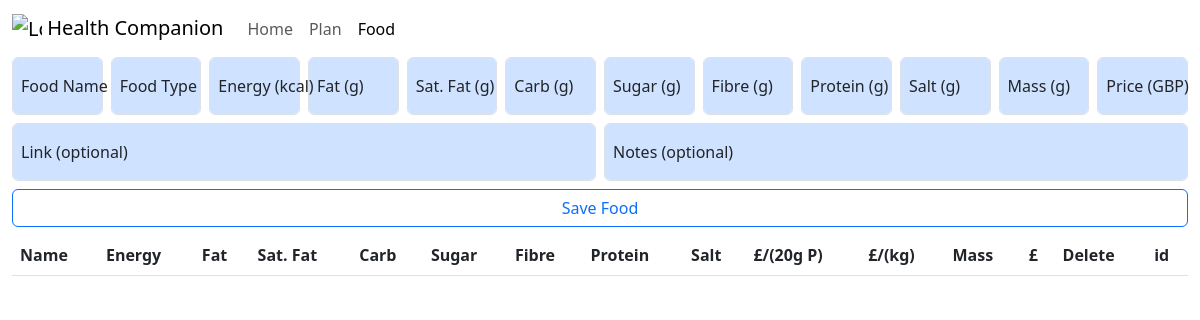
Before: /food with the older database file.
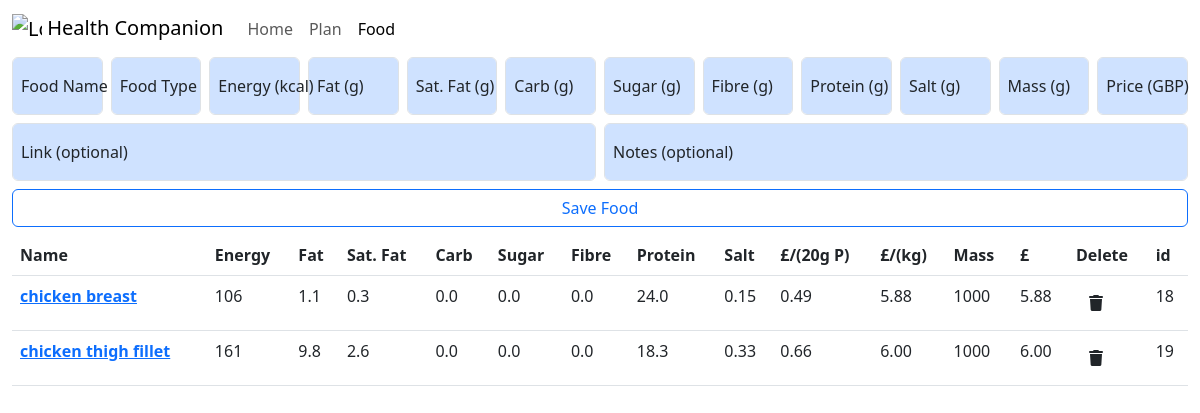
After: the same page with the newer database file.
### tables this page shows
CREATE TABLE foods (
    food_id INTEGER PRIMARY KEY AUTOINCREMENT NOT NULL,
    food_name TEXT NOT NULL,
    date_added DATETIME NOT NULL,
    type TEXT NOT NULL,
    energy NUMERIC NOT NULL,
    fat NUMERIC NOT NULL,
    saturated_fat NUMERIC NOT NULL,
    carbohydrates NUMERIC NOT NULL,
    sugar NUMERIC NOT NULL,
    fibre NUMERIC NOT NULL,
    protein NUMERIC NOT NULL,
    salt NUMERIC NOT NULL,
    mass NUMERIC NOT NULL,
    price NUMERIC NOT NULL,
    price_per_kg NUMERIC NOT NULL,
    price_per_20g_protein NUMERIC NOT NULL,
    link TEXT,
    notes TEXT);

### app.py (the view)
@app.route("/food", methods=["GET", "POST"])
def food():
    foods = get_db("""SELECT * FROM foods""")
    return render_template("food.html", foods=foods)

### app.py (called while the page is built)
def get_db(query, args=(), one=False):
    db = sqlite3.connect(DATABASE)
    cur = db.cursor()
    cur.row_factory = sqlite3.Row
    res = cur.execute(query, args).fetchall()
    db.commit()
    db.close()
    return (res[0] if res else None) if one else res

### templates/food.html (shortened to what this page needs)
{% extends "layout.html" %}
{% block activeFood %}active{% endblock %}
{% block activeFoodAria %}aria-current="page"{% endblock %}
{% block main %}
<form action="/savefood" method="post">
    <div class="container-fluid">
        <div class="row row-cols-xl-auto row-cols-lg-6 row-cols-md-4 row-cols-sm-3 row-cols-2 mb-2 g-2">
            <div class="form-floating col-xl-1">
                <input class="form-control bg-primary-subtle" autocomplete="off" id="foodNameInput" name="foodNameInput" aria-describedby="foodNameHelp" placeholder="Food Name" type="text" required>
                <label for="foodNameInput" class="form-label">Food Name</label>
            </div>
            <div class="form-floating col-xl-1">
                <input class="form-control bg-primary-subtle" autocomplete="off" id="foodTypeInput" name="foodTypeInput" aria-describedby="foodTypeHelp" placeholder="Food Type" type="text" required>
                <label for="foodTypeInput" class="form-label">Food Type</label>
            </div>
            <div class="form-floating col-xl-1">
                <input class="form-control bg-primary-subtle" autocomplete="off" id="foodEnergyInput" name="foodEnergyInput" aria-describedby="foodEnergyHelp" placeholder="Energy (kcal)" type="number" step="1" min="0" required>
                <label for="foodEnergyInput" class="form-label">Energy (kcal)</label>
            </div>
            <div class="form-floating col-xl-1">
                <input class="form-control bg-primary-subtle" autocomplete="off" id="foodFatInput" name="foodFatInput" aria-describedby="foodFatHelp" placeholder="Fat (g)" type="number" step="0.1" min="0" required>
                <label for="foodFatInput" class="form-label">Fat (g)</label>
            </div>
            <div class="form-floating col-xl-1">
                <input class="form-control bg-primary-subtle" autocomplete="off" id="foodSatFatInput" name="foodSatFatInput" aria-describedby="foodSatFatHelp" placeholder="Sat. Fat (g)" type="number" step="0.1" min="0" required>
                <label for="foodSatFatInput" class="form-label">Sat. Fat (g)</label>
            </div>
            <div class="form-floating col-xl-1">
                <input class="form-control bg-primary-subtle" autocomplete="off" id="foodCarbInput" name="foodCarbInput" aria-describedby="foodCarbHelp" placeholder="Carb (g)" type="number" step="0.1" min="0" required>
                <label for="foodCarbInput" class="form-label">Carb (g)</label>
            </div>
            <div class="form-floating col-xl-1">
                <input class="form-control bg-primary-subtle" autocomplete="off" id="foodSugarInput" name="foodSugarInput" aria-describedby="foodSugarHelp" placeholder="Sugar (g)" type="number" step="0.1" min="0" required>
                <label for="foodSugarInput" class="form-label">Sugar (g)</label>
            </div>
            <div class="form-floating col-xl-1">
                <input class="form-control bg-primary-subtle" autocomplete="off" id="foodFibreInput" name="foodFibreInput" aria-describedby="foodFibreHelp" placeholder="Fibre (g)" type="number" step="0.1" min="0" required>
                <label for="foodFibreInput" class="form-label">Fibre (g)</label>
            </div>
            <div class="form-floating col-xl-1">
                <input class="form-control bg-primary-subtle" autocomplete="off" id="foodProteinInput" name="foodProteinInput" aria-describedby="foodProteinHelp" placeholder="Protein (g)" type="number" step="0.1" min="0" required>
                <label for="foodProteinInput" class="form-label">Protein (g)</label>
            </div>
            <div class="form-floating col-xl-1">
                <input class="form-control bg-primary-subtle" autocomplete="off" id="foodSaltInput" name="foodSaltInput" aria-describedby="foodSaltHelp" placeholder="Salt (g)" type="number" step="0.01" min="0" required>
                <label for="foodSaltInput" class="form-label">Salt (g)</label>
            </div>
            <div class="form-floating col-xl-1">
                <input class="form-control bg-primary-subtle" autocomplete="off" id="foodMassInput" name="foodMassInput" aria-describedby="foodMassHelp" placeholder="Mass (g)" type="number" step="0.1" min="0" required>
                <label for="foodMassInput" class="form-label">Mass (g)</label>
            </div>
            <div class="form-floating col-xl-1">
                <input class="form-control bg-primary-subtle" autocomplete="off" id="foodPriceInput" name="foodPriceInput" aria-describedby="foodPriceHelp" placeholder="Price (GBP)" type="number" step="0.01" min="0" required>
                <label for="foodPriceInput" class="form-label">Price (GBP)</label>
            </div>
        </div>
        <div class="row row-cols-sm-2 mb-2 g-2">
            <div class="form-floating">
                <input class="form-control bg-primary-subtle" autocomplete="off" id="foodLinkInput" name="foodLinkInput" aria-describedby="foodLinkHelp" placeholder="Link" type="text">
                <label for="foodLinkInput" class="form-label">Link (optional)</label>
            </div>
            <div class="form-floating">
                <input class="form-control bg-primary-subtle" autocomplete="off" id="foodNotesInput" name="foodNotesInput" aria-describedby="foodNotesHelp" placeholder="Notes" type="text">
                <label for="foodNotesInput" class="form-label">Notes (optional)</label>
            </div>
        </div>
        <div class="row mb-2 mx-auto">
            <button type="submit" class="btn btn-outline-primary">Save Food</button>
        </div>
    </div>
</form>
<div class="container-fluid">
    <table class="table table-hover">
        <thead>
            <tr>
                <th scope="col">Name</th>
                <th scope="col">Energy</th>
                <th scope="col">Fat</th>
                <th scope="col">Sat. Fat</th>
                <th scope="col">Carb</th>
                <th scope="col">Sugar</th>
                <th scope="col">Fibre</th>
                <th scope="col">Protein</th>
                <th scope="col">Salt</th>
                <th scope="col">£/(20g P)</th>
                <th scope="col">£/(kg)</th>
                <th scope="col">Mass</th>
                <th scope="col">£</th>
                <th scope="col">Delete</th>
                <th scope="col">id</th>
            </tr>
        </thead>
        <tbody>
            {% for food in foods %}
                <tr {% if food.notes != "" %}data-bs-toggle="tooltip" data-bs-placement="bottom" data-bs-title="{{ food.notes }}"{% endif %}>
                    {% if food.link == "" %}
                        <th scope="row"><span>{{ food.food_name }}</span></th>
                    {% else %}
                        <th scope="row"><a href="{{ food.link }}" target="_blank">{{ food.food_name }}</a></th>
                    {% endif %}
                    <td>{{ "{:.0f}".format(food.energy) }}</td>
                    <td>{{ "{:.1f}".format(food.fat) }}</td>
                    <td>{{ "{:.1f}".format(food.saturated_fat) }}</td>
                    <td>{{ "{:.1f}".format(food.carbohydrates) }}</td>
                    <td>{{ "{:.1f}".format(food.sugar) }}</td>
                    <td>{{ "{:.1f}".format(food.fibre) }}</td>
                    <td>{{ "{:.1f}".format(food.protein) }}</td>
                    <td>{{ "{:.2f}".format(food.salt) }}</td>
                    <td>{{ "{:.2f}".format(food.price_per_20g_protein) }}</td>
                    <td>{{ "{:.2f}".format(food.price_per_kg) }}</td>
                    <td>{{ "{:.0f}".format(food.mass) }}</td>
                    <td>{{ "{:.2f}".format(food.price) }}</td>
                    <td>
                        <form action="/deletefood" method="post">
                            <button type="submit" class="btn">
                                <i class="fa-solid fa-trash"><input type="hidden" name="food_id" id="food_id" value="{{ food.food_id }}"></i>
                            </button>
                        </form>
                    </td>
                    <td>{{ food.food_id }}</td>
                </tr>
            {% endfor %}
        </tbody>
    </table>
</div>
{% endblock %}

### templates/layout.html (shortened to what this page needs)
<!DOCTYPE html>
<html lang="en">
    <head>
        <link href="https://cdn.jsdelivr.net/npm/bootstrap@5.3.0-alpha1/dist/css/bootstrap.min.css" rel="stylesheet">
    </head>
    <body>
        <nav class="navbar navbar-expand-lg">
            <div class="container-fluid">
                <a class="navbar-brand" href="/">
                    <img src="/static/favicon_io/favicon.ico" alt="Logo" width="30" height="30" class="d-inline-block align-text-top">
                    Health Companion
                </a>
                <div class="collapse navbar-collapse" id="mainNav">
                    <ul class="navbar-nav">
                        <li class="nav-item">
                            <a class="nav-link {% block activeHome %}{% endblock %}" {% block activeHomeAria %}{% endblock %} href="/">Home</a>
                        </li>
                        <li class="nav-item">
                            <a class="nav-link {% block activePlan %}{% endblock %}" {% block activePlanAria %}{% endblock %} href="/plan">Plan</a>
                        </li>
                        <li class="nav-item">
                            <a class="nav-link {% block activeFood %}{% endblock %}" {% block activeFoodAria %}{% endblock %} href="/food">Food</a>
                        </li>
                    </ul>
                </div>
            </div>
        </nav>
        <main>
            {% block main %}{% endblock %}
        </main>
    </body>
</html>

Changed rows visible on the page:
added foods: food_name "chicken breast", energy "106", fat "1.1", saturated_fat "0.3", carbohydrates "0.0", sugar "0.0", fibre "0.0", protein "24.0", salt "0.15", price_per_20g_protein "0.49", price_per_kg "5.88", mass "1000", price "5.88", food_id "18"
added foods: food_name "chicken thigh fillet", energy "161", fat "9.8", saturated_fat "2.6", carbohydrates "0.0", sugar "0.0", fibre "0.0", protein "18.3", salt "0.33", price_per_20g_protein "0.66", price_per_kg "6.00", mass "1000", price "6.00", food_id "19"
